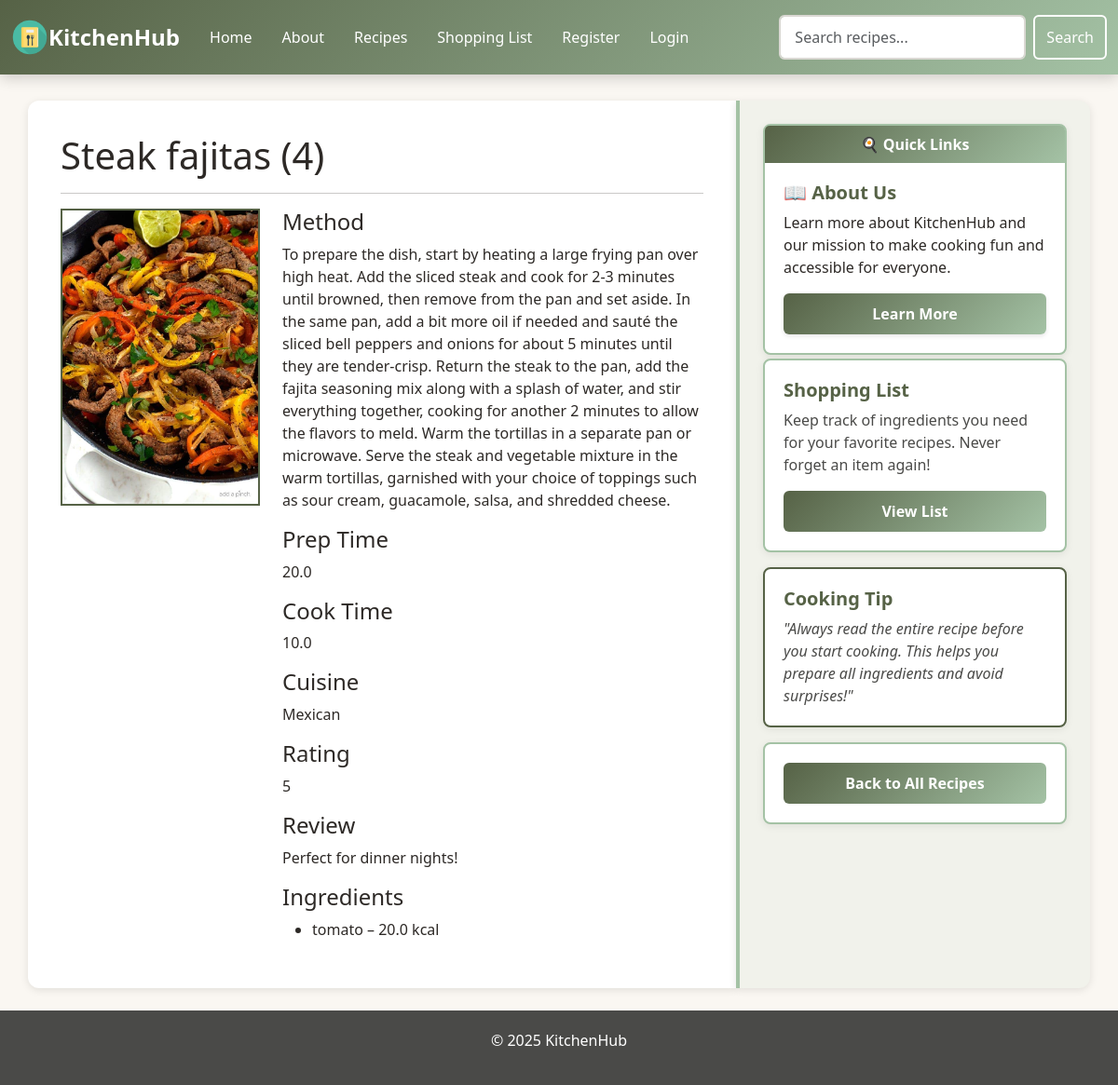
Page /recipe/19/ on the committed database.
### tables this page shows
CREATE TABLE recipes (
        id INTEGER PRIMARY KEY AUTOINCREMENT,
        name TEXT NOT NULL,
        method TEXT,
        cook_time FLOAT,
        prep_time FLOAT,
        portion INTEGER
    , poster TEXT, cuisine TEXT, tired BOOLEAN, rating INTEGER, review TEXT);

CREATE TABLE ingredients (
        id INTEGER PRIMARY KEY AUTOINCREMENT,
        name TEXT NOT NULL,
        type TEXT,
        kcal FLOAT
    );

### app.py (the view)
@app.route('/recipe/<int:id>/')
def recipe(id):
    data = get_recipe_by_id(id)
    if not data:
        flash('Requested recipe not found!', 'warning')
        return redirect(url_for('recipes'))
    recipe, ingredients, ingredient_ids = data
    return render_template(
        'recipe.html',
        title=recipe['name'],
        recipe=recipe,
        ingredients=ingredients
    )

### app.py (called while the page is built)
@app.context_processor
def inject_csrf_token():
    return dict(csrf_token=generate_csrf())

@app.context_processor
def inject_site_name():
    return dict(siteName="KitchenHub")

### db/db.py (called while the page is built)
def get_db_connection():
    BASE_DIR = os.path.dirname(os.path.abspath(__file__))
    DB_PATH = os.path.join(BASE_DIR, "database.db")
    conn = sqlite3.connect(DB_PATH)
    conn.row_factory = sqlite3.Row
    return conn

def get_recipe_by_id(recipe_id):
    conn = get_db_connection()
    recipe = conn.execute("SELECT * FROM recipes WHERE id = ?", (recipe_id,)).fetchone()
    conn.close()
    if not recipe:
        return None
    ingredients, ingredient_ids = get_recipe_ingredients(recipe_id)
    return recipe, ingredients, ingredient_ids

def get_recipe_ingredients(recipe_id):
    conn = get_db_connection()
    rows = conn.execute("""
        SELECT ingredients.* FROM ingredients
        JOIN recipe_ingredients
        ON ingredients.id = recipe_ingredients.ingredient_id
        WHERE recipe_ingredients.recipe_id = ?""", (recipe_id,)).fetchall()
    ids = [row["id"] for row in rows]
    conn.close()
    return rows, ids

### templates/recipe.html (shortened to what this page needs)
{% extends "base.html" %}
{% set title = recipe['name'] %}
{% block content %}
<h1>{{ recipe['name'] }} ({{ recipe['portion'] }})</h1>
<hr>
<div class="row">
    <div class="col-md-4 mb-3 text-center">
        <img src="{{ recipe['poster'] }}" alt="Image for {{ recipe['name'] }}" class="img-fluid" style="border: 2px solid #566246;">
    </div>
    <div class="col-md-8">
        <h4>Method</h4>
        <p>{{ recipe['method'] }}</p>
        <h4>Prep Time</h4>
        <p>{{ recipe['prep_time'] }}</p>
        <h4>Cook Time</h4>
        <p>{{ recipe['cook_time'] }}</p>
        <h4>Cuisine</h4>
        <p>{{ recipe['cuisine'] }}</p>
        <h4>Rating</h4>
        <p>{{ recipe['rating'] }}</p>
        <h4>Review</h4>
        <p>{{ recipe['review'] }}</p>
        <h4>Ingredients</h4>
        {% if ingredients %}
            <ul>
                {% for ing in ingredients %}
                    <li>{{ ing['name'] }} – {{ ing['kcal'] }} kcal</li>
                {% endfor %}
            </ul>
        {% else %}
            <p>No ingredients listed for this recipe.</p>
        {% endif %}
    </div>
</div>
{% endblock %}
{% block sidebarContent %}
    <div class="card text-center mt-3">
        <div class="card-body">
            <a href="{{ url_for('recipes') }}" class="btn btn-secondary w-100">Back to All Recipes</a>
        </div>
    </div>
{% endblock %}

### static/styles.css (style rules this page uses)
body { background-color: #faf7f2; color: #2d2926; font-family: 'Segoe UI', Tahoma, Geneva, Verdana, sans-serif; }
#sidebar .card { background-color: #ffffff; border: 2px solid #a4c2a5; border-radius: 8px; margin-bottom: 20px; }
#sidebar .card-body { padding: 20px; }
.btn-secondary { background: linear-gradient(135deg, #566246 0%, #a4c2a5 100%); color: white; border: none; padding: 10px 25px; font-weight: 600; border-radius: 6px; transition: all 0.3s ease; }
.card { border-radius: 10px; border: 1px solid #dad8d3; box-shadow: 0 2px 8px rgba(0, 0, 0, 0.08); transition: all 0.3s ease; margin-bottom: 20px; }

### rows in the picture
recipes: name "Steak fajitas", portion "4", poster (picture), method "To prepare the dish, start by heating a large frying pan over high heat. Add the sliced steak and cook for 2-3 minutes until browned, then remove from the pan and set aside. In the same pan, add a bit more oil if needed and sauté the sliced bell peppers and onions for about 5 minutes until they are tender-crisp. Return the steak to the pan, add the fajita seasoning mix along with a splash of water, and stir everything together, cooking for another 2 minutes to allow the flavors to meld. Warm the tortillas in a separate pan or microwave. Serve the steak and vegetable mixture in the warm tortillas, garnished with your choice of toppings such as sour cream, guacamole, salsa, and shredded…", prep_time "20.0", cook_time "10.0", cuisine "Mexican", rating "5", review "Perfect for dinner nights!"
ingredients: name "tomato", kcal "20.0"

### other values in the picture
{{ siteName }} "KitchenHub"
